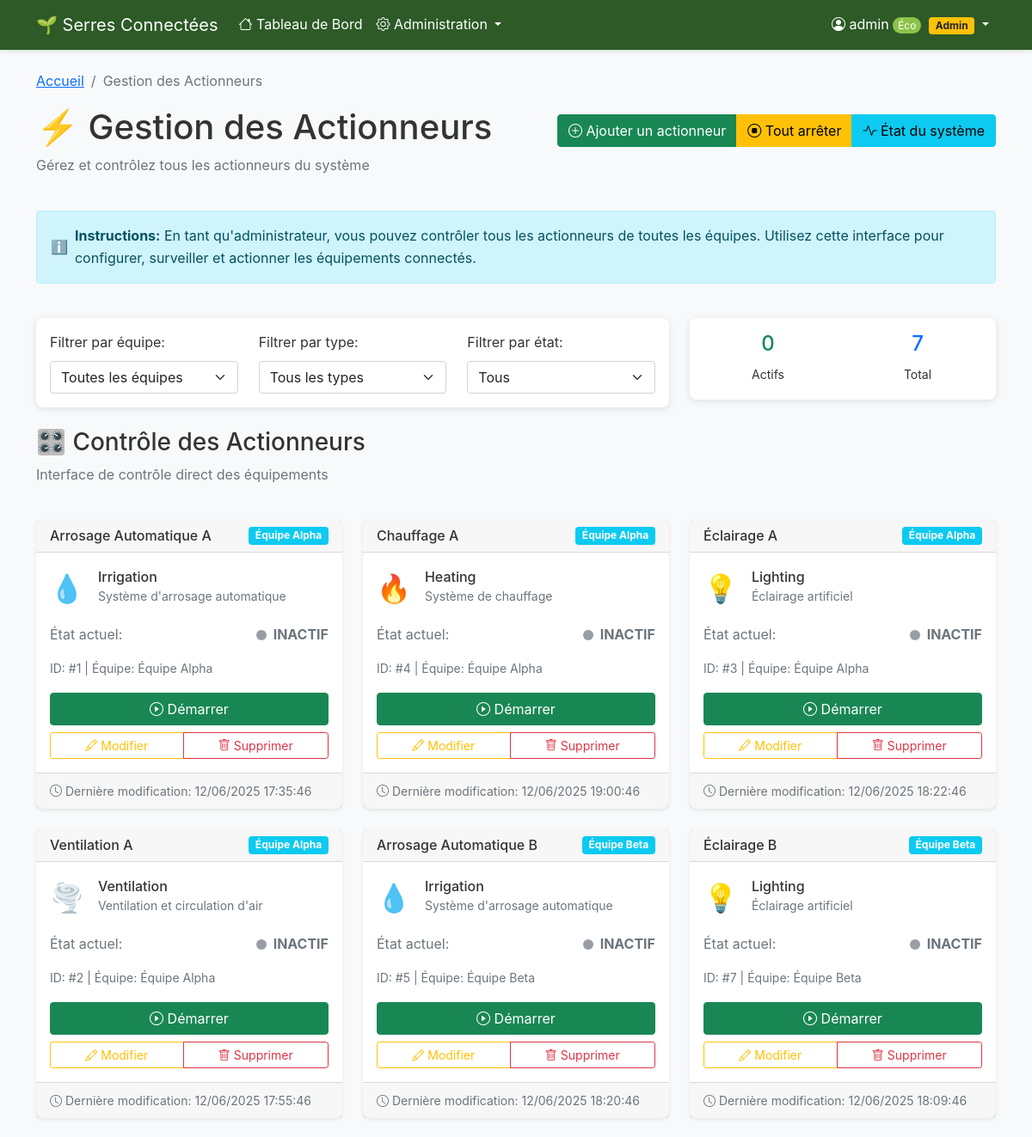
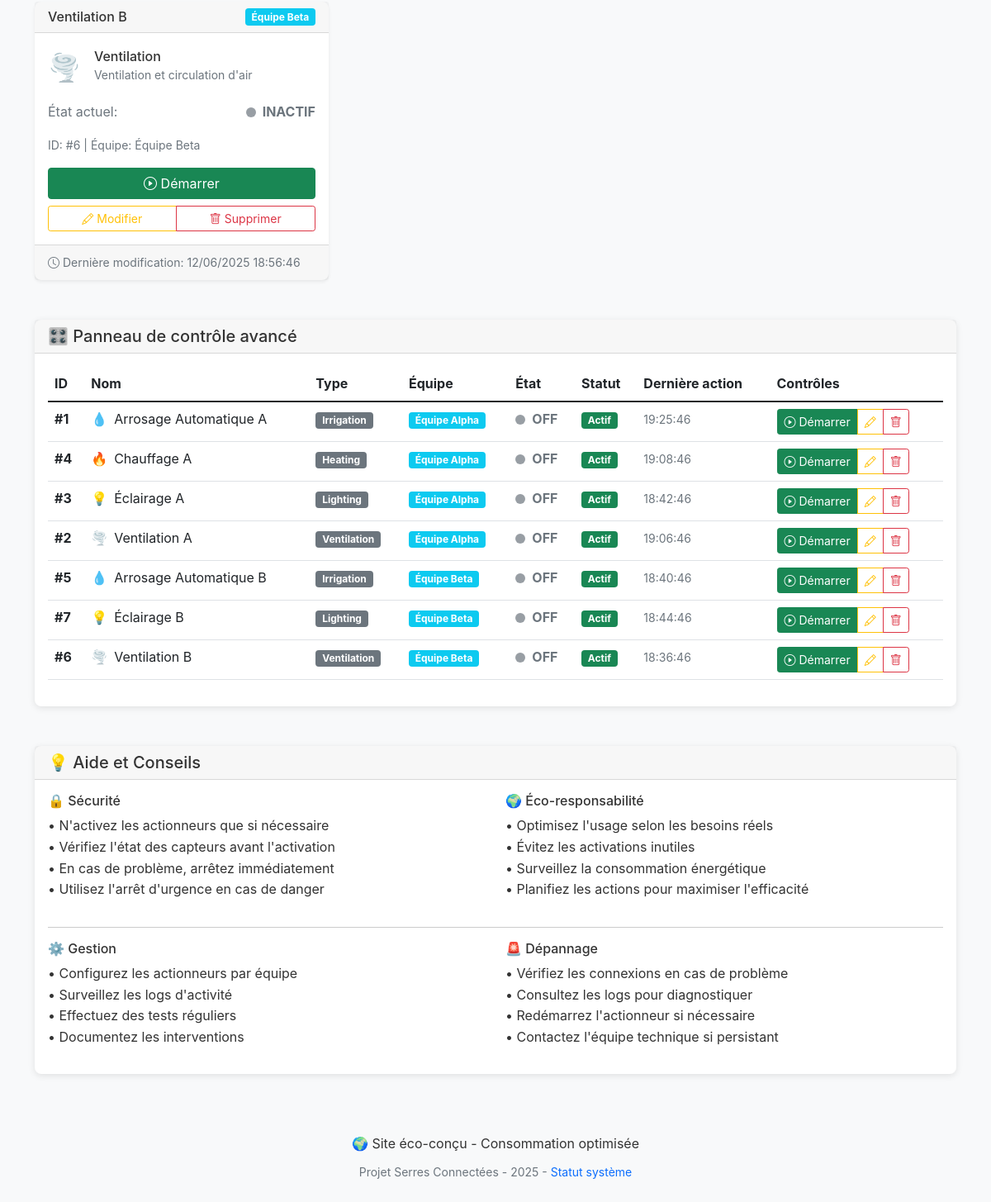
The app's page /?controller=actuator&action=manage (signed in) with its own data (2 pictures, top to bottom).
### tables this page shows
CREATE TABLE `actionneurs` (
  `id` int(11) NOT NULL,
  `nom` varchar(100) NOT NULL,
  `type` varchar(50) NOT NULL,
  `team_id` int(11) DEFAULT 1,
  `is_active` tinyint(1) DEFAULT 1,
  `current_state` tinyint(1) DEFAULT 0,
  `created_at` timestamp NULL DEFAULT current_timestamp()
);

CREATE TABLE `teams` (
  `id` int(11) NOT NULL,
  `name` varchar(100) NOT NULL,
  `greenhouse_sector` varchar(50) NOT NULL
);

### views/actuators/manage.php (the view, shortened to what the rows shown need)
<div class="row mb-4">
    <div class="col-12">
        <div class="d-flex justify-content-between align-items-center">
            <h1>⚡ Gestion des Actionneurs</h1>
        </div>
    </div>
</div>
<div class="row">
    <?php if (empty($actuators)): ?>
        <div class="col-12">
            <div class="alert alert-warning">
                <h5>Aucun actionneur disponible</h5>
                <p>
                    Aucun actionneur n'a été configuré.
                    <button class="btn btn-primary" data-bs-toggle="modal" data-bs-target="#addActuatorModal">
                        Ajoutez-en un maintenant
                    </button>.
                </p>
            </div>
        </div>
    <?php else: ?>
        <?php foreach ($actuators as $actuator): ?>
            <div class="col-lg-4 col-md-6 mb-4 actuator-card"
                 data-team="<?= $actuator['team_id'] ?>"
                 data-type="<?= $actuator['type'] ?>"
                 data-state="<?= $actuator['current_state'] ?>">
                <div class="card h-100 shadow-sm">
                    <div class="card-header d-flex justify-content-between align-items-center">
                        <h6 class="mb-0"><?= htmlspecialchars($actuator['name']) ?></h6>
                        <span class="badge bg-info"><?= htmlspecialchars($actuator['team_name'] ?? 'Équipe 1') ?></span>
                    </div>
                    <div class="card-body">
                        <div class="d-flex align-items-center mb-3">
                            <?php
                            $icon = '';
                            $description = '';
                            switch ($actuator['type']) {
                                case 'irrigation':
                                    $icon = '💧';
                                    $description = 'Système d\'arrosage automatique';
                                    break;
                                case 'ventilation':
                                    $icon = '🌪️';
                                    $description = 'Ventilation et circulation d\'air';
                                    break;
                                case 'heating':
                                    $icon = '🔥';
                                    $description = 'Système de chauffage';
                                    break;
                                case 'lighting':
                                    $icon = '💡';
                                    $description = 'Éclairage artificiel';
                                    break;
                            }
                            ?>
                            <span class="me-3" style="font-size: 2rem;"><?= $icon ?></span>
                            <div>
                                <h6 class="mb-0"><?= ucfirst($actuator['type']) ?></h6>
                                <small class="text-muted"><?= $description ?></small>
                            </div>
                        </div>
                        <div class="mb-3">
                            <div class="d-flex align-items-center justify-content-between">
                                <span class="text-muted">État actuel:</span>
                                <div class="d-flex align-items-center">
                                    <span class="status-indicator <?= $actuator['current_state'] ? 'status-on' : 'status-off' ?> me-2" id="status-<?= $actuator['id'] ?>"></span>
                                    <strong class="<?= $actuator['current_state'] ? 'text-success' : 'text-secondary' ?>" id="state-text-<?= $actuator['id'] ?>">
                                        <?= $actuator['current_state'] ? 'ACTIF' : 'INACTIF' ?>
                                    </strong>
                                </div>
                            </div>
                        </div>
                        <div class="mb-3">
                            <small class="text-muted d-block">
                                ID: #<?= $actuator['id'] ?> |
                                Équipe: <?= htmlspecialchars($actuator['team_name'] ?? 'Équipe 1') ?>
                            </small>
                        </div>
                        <div class="d-grid gap-2">
                            <?php if ($actuator['current_state']): ?>
                                <button
                                    class="btn btn-danger"
                                    id="toggle-btn-<?= $actuator['id'] ?>"
                                    data-actuator-id="<?= $actuator['id'] ?>"
                                    onclick="toggleActuator(<?= $actuator['id'] ?>, 'OFF')"
                                    <?= !$actuator['is_active'] ? 'disabled' : '' ?>>
                                    <i class="bi bi-stop-circle"></i> Arrêter
                                </button>
                            <?php else: ?>
                                <button
                                    class="btn btn-success"
                                    id="toggle-btn-<?= $actuator['id'] ?>"
                                    data-actuator-id="<?= $actuator['id'] ?>"
                                    onclick="toggleActuator(<?= $actuator['id'] ?>, 'ON')"
                                    <?= !$actuator['is_active'] ? 'disabled' : '' ?>>
                                    <i class="bi bi-play-circle"></i> Démarrer
                                </button>
                            <?php endif; ?>
                            <div class="btn-group" role="group">
                                <button class="btn btn-outline-warning btn-sm"
                                        onclick="editActuator(<?= $actuator['id'] ?>)" title="Modifier">
                                    <i class="bi bi-pencil"></i> Modifier
                                </button>
                                <button class="btn btn-outline-danger btn-sm"
                                        onclick="deleteActuator(<?= $actuator['id'] ?>, '<?= htmlspecialchars($actuator['name']) ?>')" title="Supprimer">
                                    <i class="bi bi-trash"></i> Supprimer
                                </button>
                            </div>
                        </div>
                    </div>
                    <div class="card-footer text-muted">
                        <small>
                            <i class="bi bi-clock"></i>
                            Dernière modification: <span id="last-update-<?= $actuator['id'] ?>">Inconnue</span>
                        </small>
                    </div>
                </div>
            </div>
        <?php endforeach; ?>
    <?php endif; ?>
</div>
<div class="row mt-4">
    <div class="col-12">
        <div class="card">
            <div class="card-body">
                <div class="table-responsive">
                    <table class="table table-hover" id="actuatorsTable">
                        <thead>
                            <tr>
                                <th>ID</th>
                                <th>Nom</th>
                                <th>Type</th>
                                <th>Équipe</th>
                                <th>État</th>
                                <th>Statut</th>
                                <th>Dernière action</th>
                                <th>Contrôles</th>
                            </tr>
                        </thead>
                        <tbody>
                            <?php foreach ($actuators as $actuator): ?>
                                <tr class="actuator-row" id="actuator-row-<?= $actuator['id'] ?>">
                                    <td><strong>#<?= $actuator['id'] ?></strong></td>
                                    <td>
                                        <div class="d-flex align-items-center">
                                            <?php
                                            $icon = '';
                                            switch ($actuator['type']) {
                                                case 'irrigation': $icon = '💧'; break;
                                                case 'ventilation': $icon = '🌪️'; break;
                                                case 'heating': $icon = '🔥'; break;
                                                case 'lighting': $icon = '💡'; break;
                                            }
                                            ?>
                                            <span class="me-2"><?= $icon ?></span>
                                            <?= htmlspecialchars($actuator['name']) ?>
                                        </div>
                                    </td>
                                    <td>
                                        <span class="badge bg-secondary">
                                            <?= ucfirst($actuator['type']) ?>
                                        </span>
                                    </td>
                                    <td>
                                        <span class="badge bg-info">
                                            <?= htmlspecialchars($actuator['team_name'] ?? 'Non assignée') ?>
                                        </span>
                                    </td>
                                    <td>
                                        <div class="d-flex align-items-center">
                                            <span class="status-indicator <?= $actuator['current_state'] ? 'status-on' : 'status-off' ?> me-2"></span>
                                            <strong class="<?= $actuator['current_state'] ? 'text-success' : 'text-secondary' ?>">
                                                <?= $actuator['current_state'] ? 'ON' : 'OFF' ?>
                                            </strong>
                                        </div>
                                    </td>
                                    <td>
                                        <span class="badge bg-<?= $actuator['is_active'] ? 'success' : 'secondary' ?>">
                                            <?= $actuator['is_active'] ? 'Actif' : 'Inactif' ?>
                                        </span>
                                    </td>
                                    <td>
                                        <small class="text-muted" id="last-action-<?= $actuator['id'] ?>">
                                        </small>
                                    </td>
                                    <td>
                                        <div class="btn-group btn-group-sm">
                                            <?php if ($actuator['is_active']): ?>
                                                <button class="btn <?= $actuator['current_state'] ? 'btn-danger' : 'btn-success' ?>"
                                                        onclick="toggleActuator(<?= $actuator['id'] ?>, '<?= $actuator['current_state'] ? 'OFF' : 'ON' ?>')">
                                                    <i class="bi bi-<?= $actuator['current_state'] ? 'stop' : 'play' ?>-circle"></i>
                                                    <?= $actuator['current_state'] ? 'Arrêter' : 'Démarrer' ?>
                                                </button>
                                            <?php else: ?>
                                                <button class="btn btn-secondary btn-sm" disabled>
                                                    <i class="bi bi-ban"></i> Désactivé
                                                </button>
                                            <?php endif; ?>
                                            <button class="btn btn-outline-warning btn-sm"
                                                    onclick="editActuator(<?= $actuator['id'] ?>)" title="Modifier">
                                                <i class="bi bi-pencil"></i>
                                            </button>
                                            <button class="btn btn-outline-danger btn-sm"
                                                    onclick="deleteActuator(<?= $actuator['id'] ?>, '<?= htmlspecialchars($actuator['name']) ?>')" title="Supprimer">
                                                <i class="bi bi-trash"></i>
                                            </button>
                                        </div>
                                    </td>
                                </tr>
                            <?php endforeach; ?>
                        </tbody>
                    </table>
                </div>
            </div>
        </div>
    </div>
</div>

### records on screen
actionneurs: nom "Arrosage Automatique A", team.name "Équipe Alpha", type "💧", type "Irrigation", type "Système d'arrosage automatique", id "1"
actionneurs: nom "Chauffage A", team.name "Équipe Alpha", type "🔥", type "Heating", type "Système de chauffage", id "4"
actionneurs: nom "Éclairage A", team.name "Équipe Alpha", type "💡", type "Lighting", type "Éclairage artificiel", id "3"
actionneurs: nom "Ventilation A", team.name "Équipe Alpha", type "🌪️", type "Ventilation", type "Ventilation et circulation d'air", id "2"
actionneurs: nom "Arrosage Automatique B", team.name "Équipe Beta", type "💧", type "Irrigation", type "Système d'arrosage automatique", id "5"
actionneurs: nom "Éclairage B", team.name "Équipe Beta", type "💡", type "Lighting", type "Éclairage artificiel", id "7"
actionneurs: nom "Ventilation B", team.name "Équipe Beta", type "🌪️", type "Ventilation", type "Ventilation et circulation d'air", id "6"

### other values on screen
$_SESSION['username'] "admin"
count($actuators) "7"
